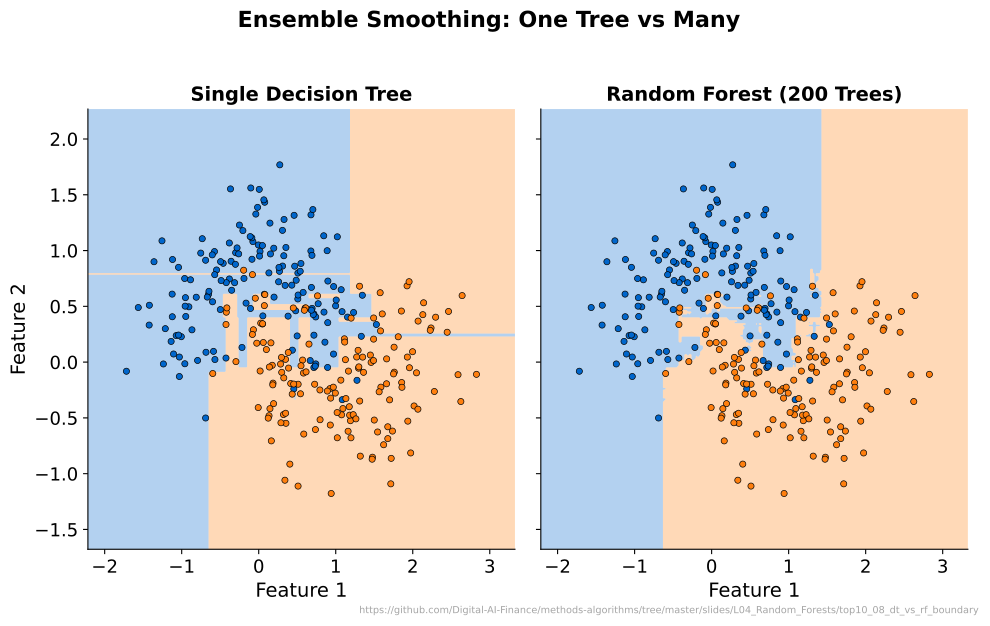

Generate this figure with Python:
"""Ensemble Smoothing: One Tree vs Many"""
import matplotlib.pyplot as plt
import numpy as np
from pathlib import Path
from sklearn.datasets import make_moons
from sklearn.tree import DecisionTreeClassifier
from sklearn.ensemble import RandomForestClassifier

CHART_METADATA = {
    'title': 'Ensemble Smoothing: One Tree vs Many',
    'description': 'Side-by-side decision boundaries of a single DT vs Random Forest on moons data',
    'url': 'https://github.com/Digital-AI-Finance/methods-algorithms/tree/master/slides/L04_Random_Forests/top10_08_dt_vs_rf_boundary'
}

plt.rcParams.update({
    'font.size': 14, 'axes.labelsize': 14, 'axes.titlesize': 16,
    'xtick.labelsize': 13, 'ytick.labelsize': 13, 'legend.fontsize': 13,
    'figure.figsize': (10, 6), 'figure.dpi': 150,
    'axes.spines.top': False, 'axes.spines.right': False,
})

MLPURPLE = '#3333B2'
MLBLUE = '#0066CC'
MLORANGE = '#FF7F0E'
MLGREEN = '#2CA02C'
MLRED = '#D62728'

X, y = make_moons(n_samples=300, noise=0.3, random_state=42)

dt = DecisionTreeClassifier(max_depth=None, random_state=42)
dt.fit(X, y)

rf = RandomForestClassifier(n_estimators=200, max_depth=None, random_state=42)
rf.fit(X, y)

x_min, x_max = X[:, 0].min() - 0.5, X[:, 0].max() + 0.5
y_min, y_max = X[:, 1].min() - 0.5, X[:, 1].max() + 0.5
xx, yy = np.meshgrid(np.linspace(x_min, x_max, 300), np.linspace(y_min, y_max, 300))
grid = np.c_[xx.ravel(), yy.ravel()]

fig, (ax1, ax2) = plt.subplots(1, 2, figsize=(10, 6), sharey=True)

from matplotlib.colors import ListedColormap
cmap_bg = ListedColormap([MLBLUE, MLORANGE])

for ax, model, title in [(ax1, dt, "Single Decision Tree"), (ax2, rf, "Random Forest (200 Trees)")]:
    Z = model.predict(grid).reshape(xx.shape)
    ax.contourf(xx, yy, Z, alpha=0.3, colors=[MLBLUE, MLORANGE], levels=[-0.5, 0.5, 1.5])
    ax.scatter(X[y == 0, 0], X[y == 0, 1], c=MLBLUE, edgecolors='k', s=20, linewidths=0.5, label='Class 0')
    ax.scatter(X[y == 1, 0], X[y == 1, 1], c=MLORANGE, edgecolors='k', s=20, linewidths=0.5, label='Class 1')
    ax.set_title(title, fontsize=14, fontweight='bold')
    ax.set_xlabel("Feature 1")
    ax.spines['top'].set_visible(False)
    ax.spines['right'].set_visible(False)

ax1.set_ylabel("Feature 2")
plt.suptitle("Ensemble Smoothing: One Tree vs Many", fontsize=16, fontweight='bold', y=1.02)

plt.figtext(0.99, 0.01, CHART_METADATA['url'], fontsize=7, color='gray', ha='right', va='bottom', alpha=0.7)
plt.tight_layout()
plt.savefig(Path(__file__).parent / 'chart.pdf', dpi=300, bbox_inches='tight')
plt.close()
print("Chart saved: top10_08_dt_vs_rf_boundary/chart.pdf")
